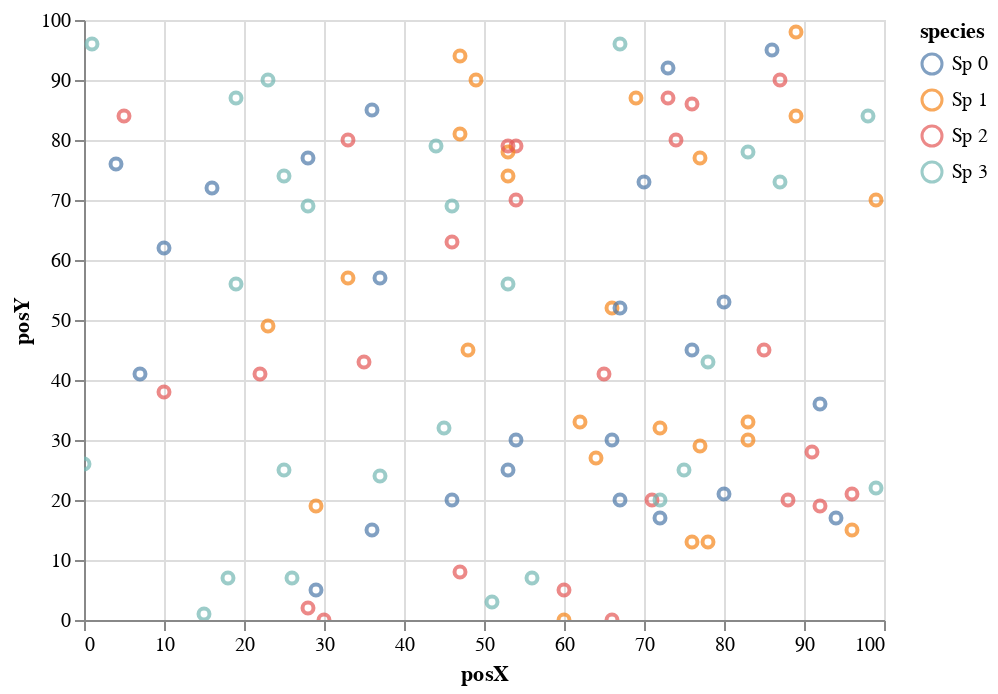

The cell this chart's notebook holds for it:
### Code cell
# plot the dataset, referencing dataframe column names
alt.Chart(pop2).mark_point().encode(
  x='posX',
  y='posY',
  color='species'
).interactive()

### Figure 1 — Vega-Lite specification as saved in the notebook (floating-point values rounded to 4 significant figures)
{"config": {"view": {"continuousWidth": 400, "continuousHeight": 300}}, "data": {"name": "data-bbfc4900b90aff6f5e13195b1e81a22d"}, "mark": "point", "encoding": {"color": {"type": "nominal", "field": "species"}, "x": {"type": "quantitative", "field": "posX"}, "y": {"type": "quantitative", "field": "posY"}}, "selection": {"selector004": {"type": "interval", "bind": "scales", "encodings": ["x", "y"]}}, "$schema": "https://vega.github.io/schema/vega-lite/v4.8.1.json", "datasets": {"data-bbfc4900b90aff6f5e13195b1e81a22d": [{"posX": 35, "posY": 43, "species": "Sp 2"}, {"posX": 77, "posY": 29, "species": "Sp 1"}, {"posX": 66, "posY": 52, "species": "Sp 1"}, {"posX": 28, "posY": 69, "species": "Sp 3"}, {"posX": 29, "posY": 5, "species": "Sp 0"}, {"posX": 87, "posY": 90, "species": "Sp 2"}, {"posX": 54, "posY": 70, "species": "Sp 2"}, {"posX": 80, "posY": 21, "species": "Sp 0"}, {"posX": 83, "posY": 30, "species": "Sp 1"}, {"posX": 37, "posY": 24, "species": "Sp 3"}, {"posX": 29, "posY": 19, "species": "Sp 1"}, {"posX": 47, "posY": 81, "species": "Sp 1"}, {"posX": 19, "posY": 56, "species": "Sp 3"}, {"posX": 36, "posY": 85, "species": "Sp 0"}, {"posX": 7, "posY": 41, "species": "Sp 0"}, {"posX": 96, "posY": 21, "species": "Sp 2"}, {"posX": 54, "posY": 79, "species": "Sp 2"}, {"posX": 25, "posY": 25, "species": "Sp 3"}, {"posX": 76, "posY": 45, "species": "Sp 0"}, {"posX": 22, "posY": 41, "species": "Sp 2"}, {"posX": 23, "posY": 49, "species": "Sp 1"}, {"posX": 85, "posY": 45, "species": "Sp 2"}, {"posX": 37, "posY": 57, "species": "Sp 0"}, {"posX": 10, "posY": 62, "species": "Sp 0"}, {"posX": 56, "posY": 7, "species": "Sp 3"}, {"posX": 10, "posY": 38, "species": "Sp 2"}, {"posX": 67, "posY": 20, "species": "Sp 0"}, {"posX": 53, "posY": 74, "species": "Sp 1"}, {"posX": 0, "posY": 26, "species": "Sp 3"}, {"posX": 96, "posY": 15, "species": "Sp 1"}, {"posX": 30, "posY": 0, "species": "Sp 2"}, {"posX": 51, "posY": 3, "species": "Sp 3"}, {"posX": 76, "posY": 13, "species": "Sp 1"}, {"posX": 75, "posY": 25, "species": "Sp 3"}, {"posX": 92, "posY": 36, "species": "Sp 0"}, {"posX": 91, "posY": 28, "species": "Sp 2"}, {"posX": 83, "posY": 33, "species": "Sp 1"}, {"posX": 1, "posY": 96, "species": "Sp 3"}, {"posX": 89, "posY": 98, "species": "Sp 1"}, {"posX": 92, "posY": 19, "species": "Sp 2"}, {"posX": 66, "posY": 0, "species": "Sp 2"}, {"posX": 87, "posY": 73, "species": "Sp 3"}, {"posX": 5, "posY": 84, "species": "Sp 2"}, {"posX": 46, "posY": 63, "species": "Sp 2"}, {"posX": 77, "posY": 77, "species": "Sp 1"}, {"posX": 88, "posY": 20, "species": "Sp 2"}, {"posX": 71, "posY": 20, "species": "Sp 2"}, {"posX": 19, "posY": 87, "species": "Sp 3"}, {"posX": 53, "posY": 78, "species": "Sp 1"}, {"posX": 67, "posY": 52, "species": "Sp 0"}, {"posX": 64, "posY": 27, "species": "Sp 1"}, {"posX": 72, "posY": 32, "species": "Sp 1"}, {"posX": 60, "posY": 5, "species": "Sp 2"}, {"posX": 53, "posY": 56, "species": "Sp 3"}, {"posX": 53, "posY": 25, "species": "Sp 0"}, {"posX": 62, "posY": 33, "species": "Sp 1"}, {"posX": 70, "posY": 73, "species": "Sp 0"}, {"posX": 72, "posY": 17, "species": "Sp 0"}, {"posX": 74, "posY": 80, "species": "Sp 2"}, {"posX": 73, "posY": 92, "species": "Sp 0"}, {"posX": 86, "posY": 95, "species": "Sp 0"}, {"posX": 16, "posY": 72, "species": "Sp 0"}, {"posX": 67, "posY": 96, "species": "Sp 3"}, {"posX": 73, "posY": 87, "species": "Sp 2"}, {"posX": 49, "posY": 90, "species": "Sp 1"}, {"posX": 72, "posY": 20, "species": "Sp 3"}, {"posX": 47, "posY": 94, "species": "Sp 1"}, {"posX": 46, "posY": 20, "species": "Sp 0"}, {"posX": 76, "posY": 86, "species": "Sp 2"}, {"posX": 99, "posY": 70, "species": "Sp 1"}, {"posX": 78, "posY": 13, "species": "Sp 1"}, {"posX": 28, "posY": 77, "species": "Sp 0"}, {"posX": 83, "posY": 78, "species": "Sp 3"}, {"posX": 15, "posY": 1, "species": "Sp 3"}, {"posX": 45, "posY": 32, "species": "Sp 3"}, {"posX": 98, "posY": 84, "species": "Sp 3"}, {"posX": 53, "posY": 79, "species": "Sp 2"}, {"posX": 60, "posY": 0, "species": "Sp 1"}, {"posX": 46, "posY": 69, "species": "Sp 3"}, {"posX": 18, "posY": 7, "species": "Sp 3"}, {"posX": 28, "posY": 2, "species": "Sp 2"}, {"posX": 99, "posY": 22, "species": "Sp 3"}, {"posX": 33, "posY": 57, "species": "Sp 1"}, {"posX": 44, "posY": 79, "species": "Sp 3"}, {"posX": 23, "posY": 90, "species": "Sp 3"}, {"posX": 48, "posY": 45, "species": "Sp 1"}, {"posX": 33, "posY": 80, "species": "Sp 2"}, {"posX": 66, "posY": 30, "species": "Sp 0"}, {"posX": 36, "posY": 15, "species": "Sp 0"}, {"posX": 89, "posY": 84, "species": "Sp 1"}, {"posX": 69, "posY": 87, "species": "Sp 1"}, {"posX": 80, "posY": 53, "species": "Sp 0"}, {"posX": 25, "posY": 74, "species": "Sp 3"}, {"posX": 26, "posY": 7, "species": "Sp 3"}, {"posX": 65, "posY": 41, "species": "Sp 2"}, {"posX": 47, "posY": 8, "species": "Sp 2"}, {"posX": 94, "posY": 17, "species": "Sp 0"}, {"posX": 4, "posY": 76, "species": "Sp 0"}, {"posX": 78, "posY": 43, "species": "Sp 3"}, {"posX": 54, "posY": 30, "species": "Sp 0"}]}}
